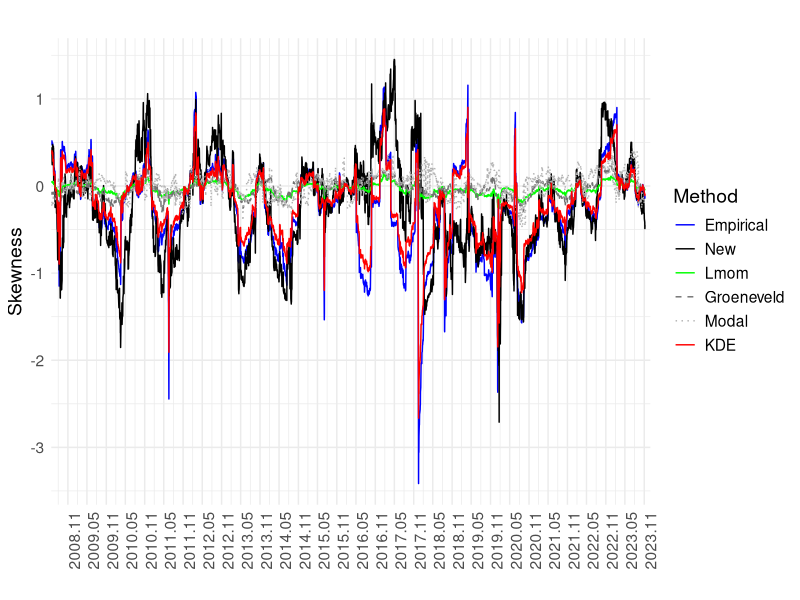
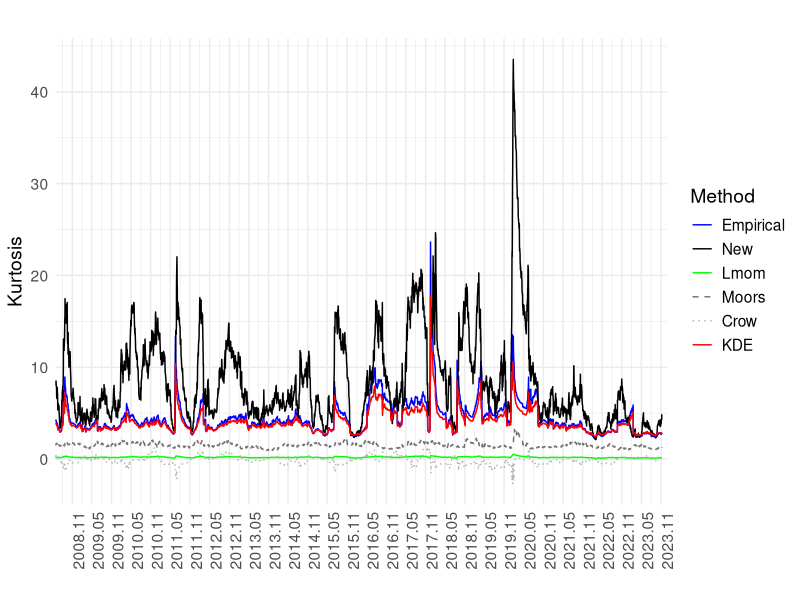

These charts were generated, in order, by the following R code:
# 필요한 패키지 로드
library(readr)
library(dplyr)
library(tidyr)
library(ggplot2)
library(scales)

# 데이터 불러오기
#df_100 <- read_csv("C:\\Data\\skew_kurt_result_100.csv")
df_100 <- read_csv("skew_kurt_result_100.csv")
df_100$Quantile3_kurt <- df_100$Quantile3_kurt +2.91

### 왜도
# 1. 데이터 형식 변환 및 skew 데이터만 추출
skew_data <- df_100 %>%
  select(Date, contains("skew")) %>%
  pivot_longer(-Date, names_to = "Method", values_to = "Skewness") %>%
  mutate(
    Date = as.Date(Date) - 50,  # x축 왼쪽으로 50일 이동
    Method = case_when(
      Method == "New5_smallresid_skew" ~ "New",
      Method == "Quantile2_skew" ~ "Groeneveld",
      Method == "lmom_skew" ~ "Lmom",
      Method == "modal_skew" ~ "Modal",
      Method == "scott_skew" ~ "KDE",
      Method == "Empirical_skew" ~ "Empirical",
      TRUE ~ Method
    )
  ) %>%
  filter(Method %in% c("Empirical", "New", "Lmom", "Groeneveld", "Modal", "KDE"))

skew_data$Method <- factor(skew_data$Method, levels = c("Empirical", "New", "Lmom", "Groeneveld", "Modal", "KDE"))


color_mapping <- c(
  "New" = "black",
  "Empirical" = "blue",
  "Lmom" = "green",
  "Groeneveld" = "gray45",
  "Modal" = "gray70",
  "KDE" = "red"
)

linetype_mapping <- c(
  "New" = "solid",
  "Empirical" = "solid",
  "Lmom" = "solid",
  "Groeneveld" = "dashed",
  "Modal" = "dotted",
  "KDE" = "solid"
)


ggplot(skew_data, aes(x = Date, y = Skewness, color = Method, linetype = Method)) +
  geom_line(size = 0.5) +
  scale_color_manual(values = color_mapping) +
  scale_linetype_manual(values = linetype_mapping) +
  scale_x_date(
    date_breaks = "6 month",
    date_labels = "%Y.%m",
    limits = c(as.Date("2008-05-27") , as.Date("2023-12-29") ),
    expand = c(0, 0)
  ) +
  labs(title = "",
       x = "", y = "Skewness") +
  theme_minimal() +
  theme(
    axis.text.x = element_text(angle = 90, hjust = 1),
    text = element_text(size = 14)
  )



### 첨도
# 1. 데이터 형식 변환 및 kurt 데이터만 추출
kurt_data <- df_100 %>%
  select(Date, contains("kurt")) %>%
  pivot_longer(-Date, names_to = "Method", values_to = "Kurtosis") %>%
  mutate(
    Date = as.Date(Date) - 50,  # x축 왼쪽으로 50일 이동
    Method = case_when(
      Method == "New5_smallresid_kurt" ~ "New",
      Method == "Quantile1_kurt" ~ "Moors",
      Method == "Quantile3_kurt" ~ "Crow",
      Method == "lmom_kurt" ~ "Lmom",
      Method == "scott_kurt" ~ "KDE",
      Method == "Empirical_kurt" ~ "Empirical",
      TRUE ~ Method
    )
  ) %>%
  filter(Method %in% c("Empirical", "New", "Lmom", "Moors", "Crow", "KDE"))

# Method 순서 고정
kurt_data$Method <- factor(kurt_data$Method, levels = c("Empirical", "New", "Lmom", "Moors", "Crow", "KDE"))

color_mapping <- c(
  "Empirical" = "blue",
  "New" = "black",
  "Lmom" = "green",
  "Moors" = "gray45",
  "Crow" = "gray70",
  "KDE" = "red"
)

linetype_mapping <- c(
  "Empirical" = "solid",
  "New" = "solid",
  "Lmom" = "solid",
  "Moors" = "dashed",
  "Crow" = "dotted",
  "KDE" = "solid"
)

ggplot(kurt_data, aes(x = Date, y = Kurtosis, color = Method, linetype = Method)) +
  geom_line(size = 0.5) +
  scale_color_manual(values = color_mapping) +
  scale_linetype_manual(values = linetype_mapping) +
  scale_x_date(
    date_breaks = "6 month",
    date_labels = "%Y.%m",
    limits = c(as.Date("2008-05-27") , as.Date("2023-12-29") ),
    expand = c(0, 0)
  ) +
  labs(title = "",
       x = "", y = "Kurtosis") +
  theme_minimal() +
  theme(
    axis.text.x = element_text(angle = 90, hjust = 1),
    text = element_text(size = 14)
  )
